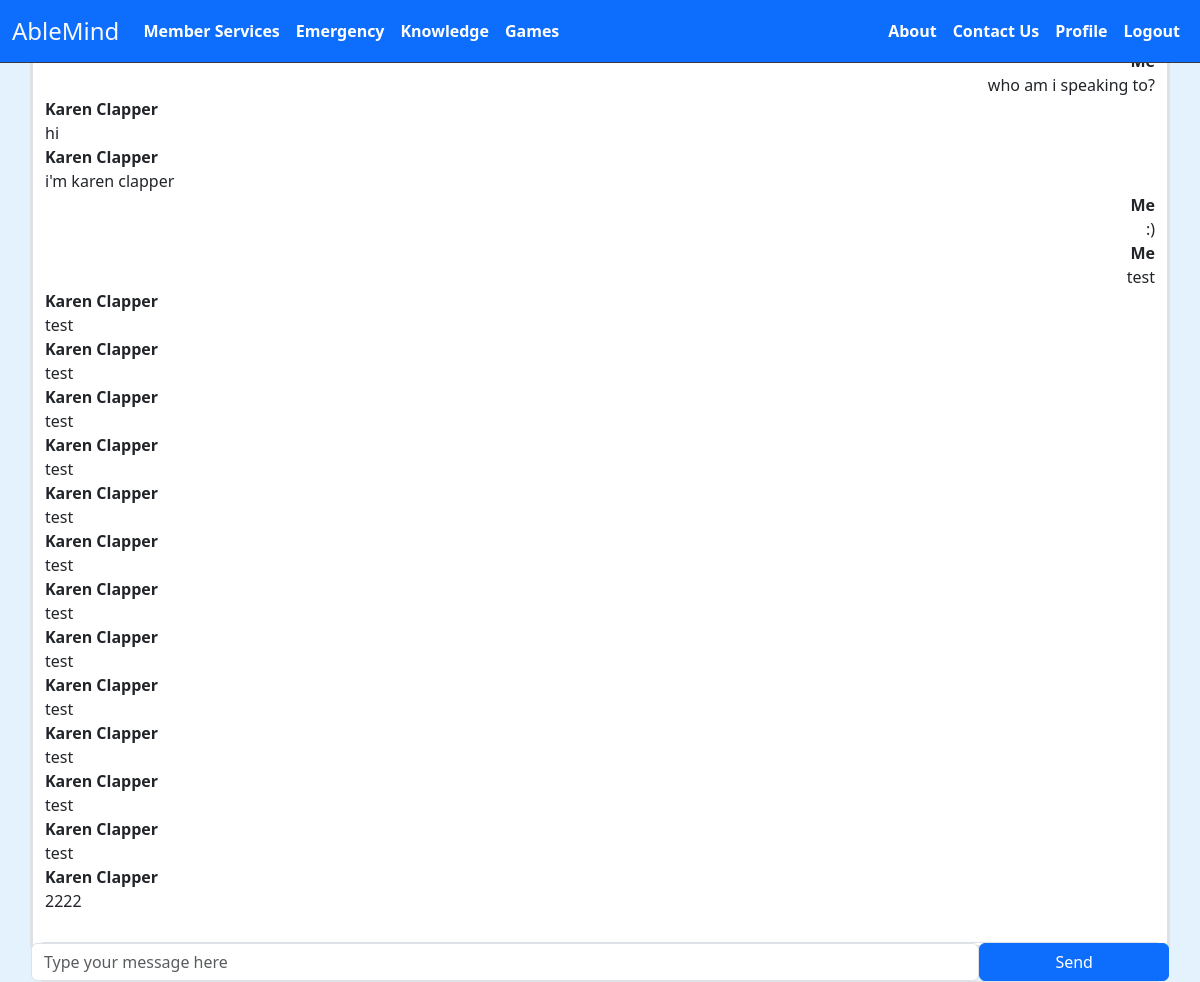
/talkpage.php?toId=15 (signed in), run on the app's committed database.
### tables this page shows
CREATE TABLE `messages` (
  `message_id` int(11) NOT NULL,
  `dateTime` datetime NOT NULL,
  `fromId` int(11) NOT NULL,
  `toId` int(11) NOT NULL,
  `message` varchar(500) NOT NULL
);

CREATE TABLE `users` (
  `id` int(11) NOT NULL,
  `name` varchar(200) NOT NULL,
  `email` varchar(100) NOT NULL,
  `password` varchar(200) NOT NULL,
  `role` varchar(10) NOT NULL DEFAULT 'member',
  `profile_pic` varchar(250) NOT NULL DEFAULT 'default.jpg',
  `userStatus` varchar(10) NOT NULL DEFAULT 'active'
);

### talkpage.php (the view, shortened to what this page needs)
<?php
$fromId = $_SESSION['userId'];
$toId = $_GET['toId'];
require('project_connection.php');
try {
  $sqlAllMessages = "SELECT * FROM messages WHERE (fromId = :fromId AND toId = :toId) OR (fromId = :toId AND toId = :fromId)";
  $stmtAllMessages = $db->prepare($sqlAllMessages);
  $stmtAllMessages->bindParam(':fromId', $fromId);
  $stmtAllMessages->bindParam(':toId', $toId);
  $stmtAllMessages->execute();
  $allMessages = $stmtAllMessages->fetchAll();
  $toUserName = "SELECT DISTINCT name from users WHERE id = :toId";
  $stmtToUser = $db->prepare($toUserName);
  $stmtToUser->bindParam(':toId', $toId);
  $stmtToUser->execute();
  $toUserName = $stmtToUser->fetch();
} catch (PDOException $e) {
  echo $e->getMessage();
}
if ($_SESSION['userType'] == "member")
  require('navbar_member.php');
else if ($_SESSION['userType'] == "admin")
  require('navbar_admin.php');
else if ($_SESSION['userType'] == "specialist")
  require('navbar_specialist.php');
?>
<!DOCTYPE html>
<html lang="en">
<head>
  <link href="./assets/dist/css/bootstrap.min.css" rel="stylesheet">
</head>
<body style="background-color: #e3f2fd; width:100vw;">
  <div class="container-md border border-3 border-black bg-white" style="margin-bottom:32px;  position:relative; bottom:2px; height:100vh; overflow-y:auto;">
    <div class="row ">
      <?php
      foreach ($allMessages as $message) {
        if ($message['fromId'] == $fromId) {
          echo '<div class="col-12 text-end"><b>Me</b><br> ' . $message['message'] . '</div>';
        } else {
          echo "<div class='col-12 text-start'><b>" . $toUserName['name'] . "</b><br>" . $message['message'] . "</div>";
        }
      }
      ?>
    </div>
  </div>
  <div class="container-md fixed-bottom ">
    <div class="border shadow-sm">
      <form action="processMessage.php" method="post" style="margin-bottom: 0px;">
        <div class="row">
          <div class="col-10 px-0">
            <input type="text" name="message" class="form-control w-100" placeholder="Type your message here">
          </div>
          <div class="col-2 px-0">
            <button type="submit" class="btn btn-primary  w-100">Send</button>
          </div>
        </div>
      </form>
    </div>
  </div>
</body>
</html>

### data on the page
messages: message "who am i speaking to?"
messages: fromId.name "Karen Clapper", message "hi"
messages: fromId.name "Karen Clapper", message "i'm karen clapper"
messages: message ":)"
messages: message "test"
messages: fromId.name "Karen Clapper", message "test"
messages: fromId.name "Karen Clapper", message "test"
messages: fromId.name "Karen Clapper", message "test"
messages: fromId.name "Karen Clapper", message "test"
messages: fromId.name "Karen Clapper", message "test"
messages: fromId.name "Karen Clapper", message "test"
messages: fromId.name "Karen Clapper", message "test"
messages: fromId.name "Karen Clapper", message "test"
messages: fromId.name "Karen Clapper", message "test"
messages: fromId.name "Karen Clapper", message "test"
messages: fromId.name "Karen Clapper", message "test"
messages: fromId.name "Karen Clapper", message "test"
messages: fromId.name "Karen Clapper", message "2222"
